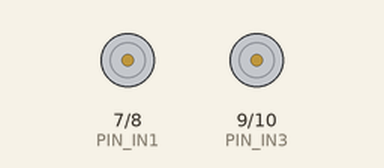
Recording of a sketch running on a simulated Arduino Uno, built with avr-gcc and run on an emulated ATmega328P. Shown: motor-driver pin pairs drawn as motors (green arrow = first pin HIGH = forward, orange = second pin HIGH = backward, longer = more drive, scaled by the enable pin). What the sketch prints to the serial monitor is not drawn.

Above: at 0.6 s.
At 4.4 s:
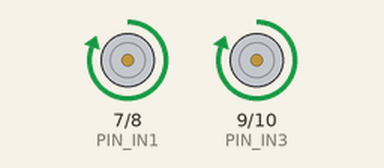
At 10.7 s:
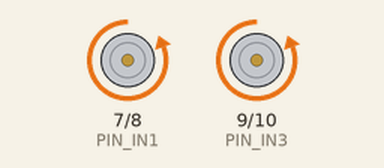
Timing chart, 0 to 22.4 s (numbered marks = the images above):
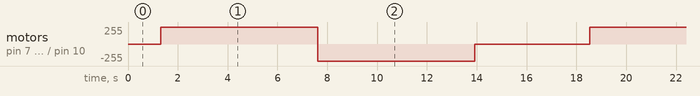

The sketch:

DC_Motor_Driver.ino
```cpp
#define PIN_IN1  7
#define PIN_IN2  8
#define PIN_ENA  14

#define PIN_IN3  9
#define PIN_IN4  10
#define PIN_ENB  15

// the setup function runs once when you press reset or power the board
void setup() {
  Serial.begin(115200);
  // initialize digital pins as outputs.
  pinMode(PIN_IN1, OUTPUT);
  pinMode(PIN_IN2, OUTPUT);
  pinMode(PIN_ENA, OUTPUT);
  pinMode(PIN_IN3, OUTPUT);
  pinMode(PIN_IN4, OUTPUT);
  pinMode(PIN_ENB, OUTPUT);
}

// the loop function runs over and over again forever
void loop() {
  digitalWrite(PIN_IN1, HIGH); // A
  digitalWrite(PIN_IN2, LOW);  // A
  digitalWrite(PIN_IN3, HIGH); // B
  digitalWrite(PIN_IN4, LOW);  // B

  for (int speed = 0; speed <= 255; speed++) {
    analogWrite(PIN_ENA, speed); // speed up
    analogWrite(PIN_ENB, speed);
    Serial.print("Speed:");
    Serial.print(speed);
    delay(10);
  }

  delay(5000); // rotate at maximum speed 5 seconds in clockwise direction

  // change direction
  digitalWrite(PIN_IN1, LOW);   // A
  digitalWrite(PIN_IN2, HIGH);  // A
  digitalWrite(PIN_IN3, LOW);   // B
  digitalWrite(PIN_IN4, HIGH);  // B

  delay(5000); // rotate at maximum speed for 5 seconds in anti-clockwise direction

  for (int speed = 255; speed >= 0; speed--) {
    analogWrite(PIN_ENA, speed); // speed down
    analogWrite(PIN_ENB, speed);
    Serial.print("Speed:");
    Serial.print(speed);
    delay(10);
  }

  delay(2000); // stop motor 2 second
}
```

Measured:
- by itself, motor on pin 7 (PIN_IN1) / pin 8 (PIN_IN2), motor on pin 9 (PIN_IN3) / pin 10 (PIN_IN4): repeats every 17.2 s: backward 255/255 6.3 s, stopped 4.6 s, forward 255/255 6.3 s
